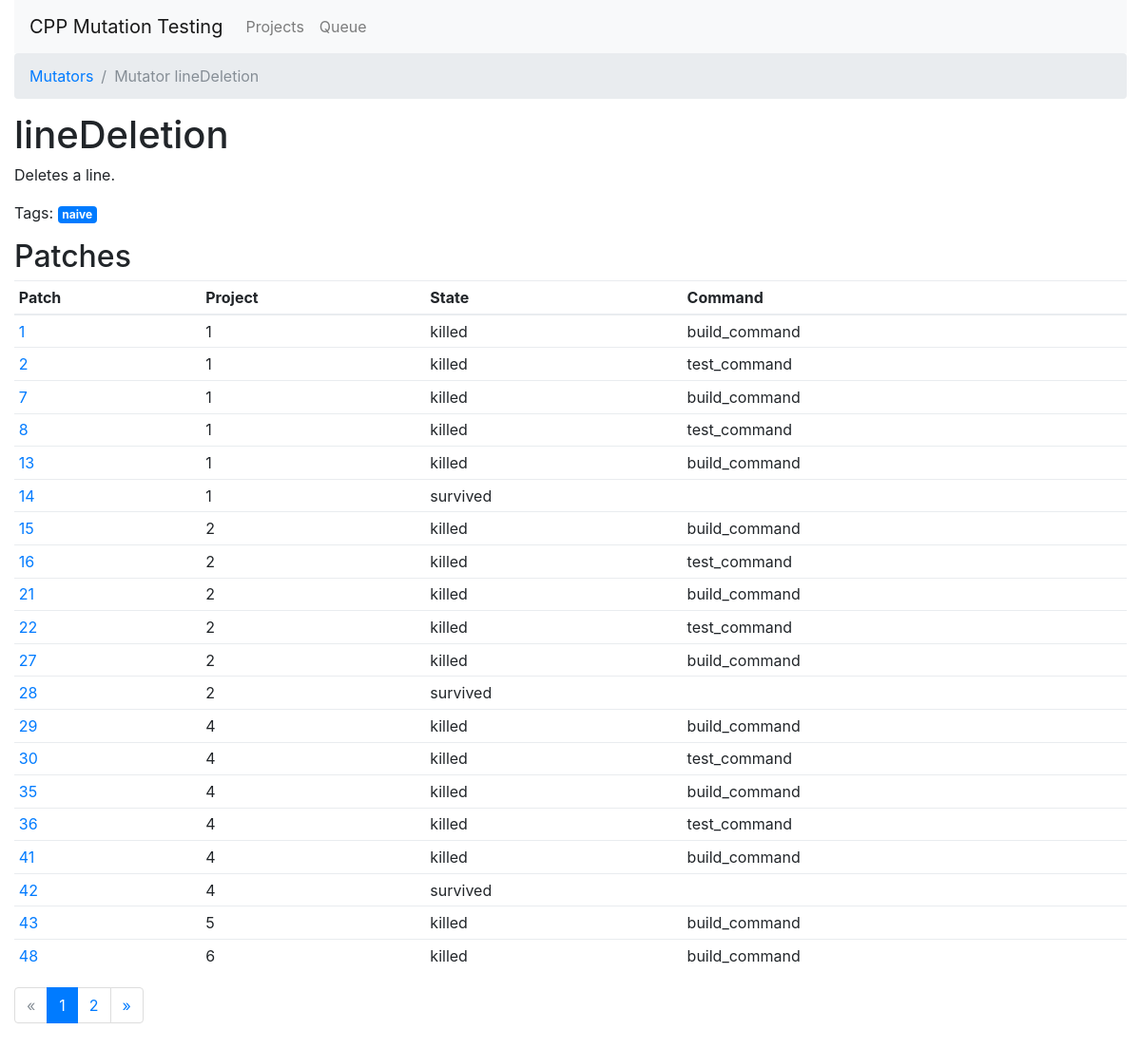
The page /mutators/lineDeletion on the database its author committed.
### app/models.py (models this page shows, shortened)
class Patch(db.Model):
    id = db.Column(db.Integer, primary_key=True)
    kind = db.Column(db.Text)
    line = db.Column(db.Integer)
    column_start = db.Column(db.Integer)
    column_end = db.Column(db.Integer)
    code_original = db.Column(db.Integer)
    code_replacement = db.Column(db.Integer)
    patch = db.Column(db.Text)
    state = db.Column(db.Text)
    confirmation = db.Column(db.Text)
    file_id = db.Column(db.Integer, db.ForeignKey('file.id'), index=True)
    project_id = db.Column(db.Integer, db.ForeignKey('project.id'), index=True)
    runs = db.relationship('Run', backref='patch', lazy='dynamic', cascade='delete')
    @property
    def killed_stage(self):
        return self.runs.filter(Run.success == False).first().command

class Run(db.Model):
    id = db.Column(db.Integer, primary_key=True)
    timestamp_start = db.Column(db.DateTime)
    timestamp_end = db.Column(db.DateTime)
    duration = db.Column(db.Float)
    command = db.Column(db.Text)
    success = db.Column(db.Boolean)
    log = db.Column(db.Text)
    output = db.Column(db.Text)
    patch_id = db.Column(db.Integer, db.ForeignKey('patch.id'), index=True)
    project_id = db.Column(db.Integer, db.ForeignKey('project.id'), index=True)

### app/views.py (the view)
@app.route('/mutators/<mutator_id>')
def route_v2_mutators_mutator_id(mutator_id):
    mutator = get_mutators().get(mutator_id)
    page = int(request.args.get('page', 1))
    patches = Patch.query.filter(Patch.kind == mutator_id)
    patches = patches.paginate(page, app.config['ITEMS_PER_PAGE'], False)
    if mutator is None:
        abort(404)
    return render_template('v2_mutator.html', mutator=mutator, patches=patches)

### app/utils/Executor.py (called while the page is built)
    @property
    def count(self):
        return Patch.query.filter(Patch.state == 'incomplete').count()

### app/utils/Mutation.py (called while the page is built)
def get_mutators():
    mutators = [
        LineDeletionMutator(),
        LogicalOperatorMutator(),
        ComparisonOperatorMutator(),
        IncDecOperatorMutator(),
        AssignmentOperatorMutator(),
        BooleanAssignmentOperatorMutator(),
        ArithmeticOperatorMutator(),
        BooleanArithmeticOperatorMutator(),
        BooleanLiteralMutator(),
        StdInserterMutator(),
        StdRangePredicateMutator(),
        StdMinMaxMutator(),
        DecimalNumberLiteralMutator(),
        HexNumberLiteralMutator(),
        IteratorRangeMutator()
    ]
    return {mutator.mutator_id: mutator for mutator in mutators}

### app/views.py (called while the page is built)
@app.context_processor
def inject_values():
    return {
        'mutators': get_mutators(),
        'executor': executor,
        'stats': Statistics()
    }

### app/templates/v2_mutator.html
{% extends "v2_base.html" %}
{% set title='Mutator ' + mutator.mutator_id %}
{% block breadcrumb %}
    <ol class="breadcrumb">
        <li class="breadcrumb-item"><a href="{{ url_for('route_v2_mutators') }}">Mutators</a></li>
        <li class="breadcrumb-item active">Mutator {{ mutator.mutator_id }}</li>
    </ol>
{% endblock %}
{% block content %}
    <h1>{{ mutator.mutator_id }}</h1>
    <p>{{ mutator.description }}</p>
    <p>Tags:
    {% for tag in mutator.tags %}
        <span class="badge badge-primary">{{ tag }}</span>
    {% endfor %}
    </p>
    <h2>Patches</h2>
    <table class="table table-sm">
    <thead>
    <tr>
        <th>Patch</th>
        <th>Project</th>
        <th>State</th>
        <th>Command</th>
    </tr>
    </thead>
    <tbody>
    {% for patch in patches.items %}
    <tr>
        <td><a href="{{ url_for('route_v2_project_project_id_patches_patch_id', project_id=patch.project_id, patch_id=patch.id) }}">{{ patch.id }}</a></td>
        <td>{{ patch.project_id }}</td>
        <td>{{ patch.state }}</td>
        <td>{{ patch.killed_stage }}</td>
    </tr>
    {% endfor %}
    </tbody>
    </table>
    <nav>
        <ul class="pagination">
            <li class="page-item{% if not patches.has_prev %} disabled{% endif %}">
                <a class="page-link"
                   href="{{ url_for('route_v2_mutators_mutator_id', mutator_id=mutator.mutator_id, page=patches.prev_num) }}">
                    <span>&laquo;</span>
                </a>
            </li>
            {% for page in patches.iter_pages() %}
                {% if page %}
                <li class="page-item{% if page == patches.page %} active{% endif %}">
                    <a class="page-link" href="{{ url_for('route_v2_mutators_mutator_id', mutator_id=mutator.mutator_id, page=page) }}">{{ page }}</a>
                </li>
                {% else %}
                    <li class="page-item disabled">
                    <a class="page-link" href="#">...</a>
                    </li>
                {% endif %}
            {% endfor %}
            <li class="page-item{% if not patches.has_next %} disabled{% endif %}">
                <a class="page-link"
                   href="{{ url_for('route_v2_mutators_mutator_id', mutator_id=mutator.mutator_id, page=patches.next_num) }}">
                    <span>&raquo;</span>
                </a>
            </li>
        </ul>
    </nav>
{% endblock %}

### rows shown on the page
Patch: id "1", project_id "1", state "killed", killed_stage "build_command"
Patch: id "2", project_id "1", state "killed", killed_stage "test_command"
Patch: id "7", project_id "1", state "killed", killed_stage "build_command"
Patch: id "8", project_id "1", state "killed", killed_stage "test_command"
Patch: id "13", project_id "1", state "killed", killed_stage "build_command"
Patch: id "14", project_id "1", state "survived"
Patch: id "15", project_id "2", state "killed", killed_stage "build_command"
Patch: id "16", project_id "2", state "killed", killed_stage "test_command"
Patch: id "21", project_id "2", state "killed", killed_stage "build_command"
Patch: id "22", project_id "2", state "killed", killed_stage "test_command"
Patch: id "27", project_id "2", state "killed", killed_stage "build_command"
Patch: id "28", project_id "2", state "survived"
Patch: id "29", project_id "4", state "killed", killed_stage "build_command"
Patch: id "30", project_id "4", state "killed", killed_stage "test_command"
Patch: id "35", project_id "4", state "killed", killed_stage "build_command"
Patch: id "36", project_id "4", state "killed", killed_stage "test_command"
Patch: id "41", project_id "4", state "killed", killed_stage "build_command"
Patch: id "42", project_id "4", state "survived"
Patch: id "43", project_id "5", state "killed", killed_stage "build_command"
Patch: id "48", project_id "6", state "killed", killed_stage "build_command"

### other values the page prints
{{ mutator.mutator_id }} "lineDeletion"
{{ mutator.description }} "Deletes a line."
{{ tag }} "naive"
{{ page }} "1" "2"
